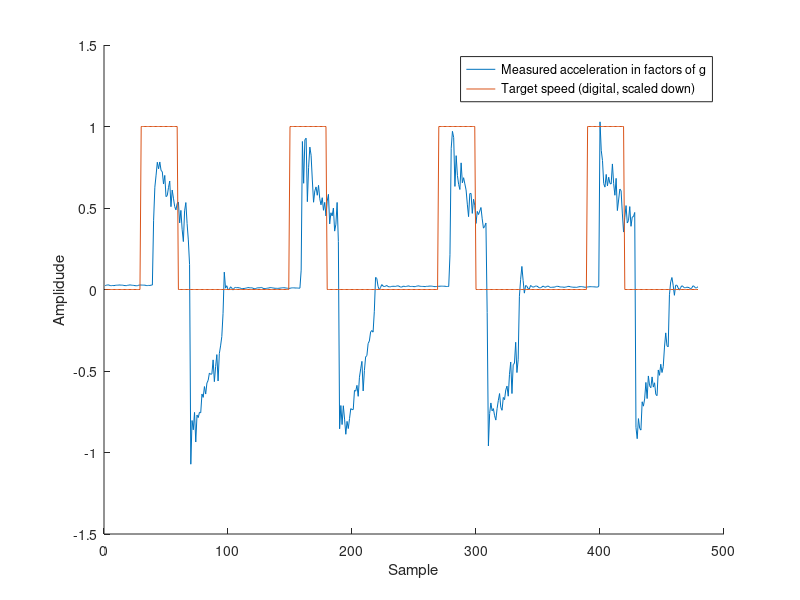

Write MATLAB code to recreate this figure. (Note: this script raises an error after producing the figure.)
clc;
clear;
close all;

%% overview
% this is a matlab script to determine an algorithm to determine latency 
% to the carrera control unit. If latency is determined, synchonization 
% can be attempted by waiting.

load latency_data.mat
% load latency_data2.mat
% load latency_data3.mat
% load latency_data4.mat

sampling_frequency = 100; % in Hz
sampling_interval = 1/sampling_frequency; % in s

accel_estimate = Accel_Front_x + Accel_Heck_x / 2;

figure();
hold on
plot(accel_estimate)
plot(Target_Speed/max(Target_Speed))
xlabel("Sample")
ylabel("Amplidude")
legend("Measured acceleration in factors of g","Target speed (digital, scaled down)")

find_latency(Target_Speed, accel_estimate, 0.1)

%% functions
% target_vector is speed set
% actual_vector is acceleration get
% deviation_threshold is the absolute difference two samples should have to
% be classified as a system reaction to the target_vector (a value of 10
% means that a sample needs to be 10 apart from the previos one to be 
% classified as a system response)
function [] = find_latency(target_vector, actual_vector, deviation_threshold)
    logic_vector = target_vector > 0;
    previous_logic = false;
    previous_value = actual_vector(1);
    already_calculated_flag = false;

    for ii=1:1:length(actual_vector)
        if logic_vector(ii)
            if logic_vector(ii) ~= previous_logic
                send_index = ii;
                previous_logic = true;
            end

            absolute_deviation = abs(actual_vector(ii)-previous_value);

            if absolute_deviation > deviation_threshold
                % only determine latency once per pulse. Once it has been
                % found, lock calculation until the pulse is low again
                if ~already_calculated_flag
                    receive_index  = ii;
                    latency_samples = receive_index - send_index
                    already_calculated_flag = true;
                end
            end
        else
            previous_logic = false;
            already_calculated_flag = false;
        end
        previous_value = actual_vector(ii);
    end
end